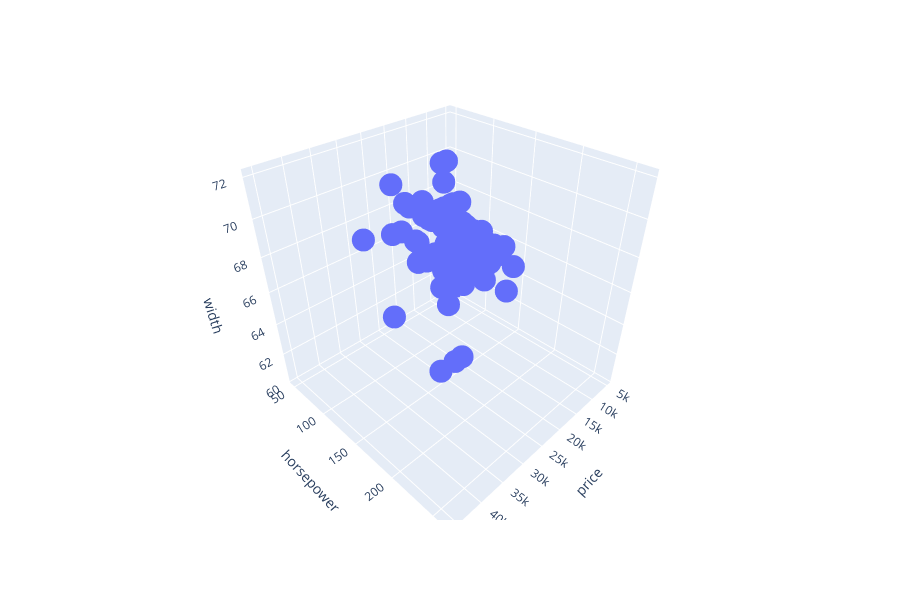

Source (notebook cell):
### Code cell
px.scatter_3d(cs,x='price',y='horsepower',z='width',height=600)

### Figure 1 — Plotly figure (JSON) as saved in the notebook; plotly's stock layout.template omitted (floating-point values rounded to 4 significant figures; data arrays with more than 128 entries replaced by an {"elided": "..."} marker saying what was removed)
{"data": [{"hovertemplate": "price=%{x}<br>horsepower=%{y}<br>width=%{z}<extra></extra>", "legendgroup": "", "marker": {"color": "#636efa", "symbol": "circle"}, "mode": "markers", "name": "", "scene": "scene", "showlegend": false, "type": "scatter3d", "x": {"elided": "201 int values"}, "y": {"elided": "201 int values"}, "z": {"elided": "201 float values"}}], "layout": {"height": 600, "legend": {"tracegroupgap": 0}, "margin": {"t": 60}, "scene": {"domain": {"x": [0, 1], "y": [0, 1]}, "xaxis": {"title": {"text": "price"}}, "yaxis": {"title": {"text": "horsepower"}}, "zaxis": {"title": {"text": "width"}}}}}
